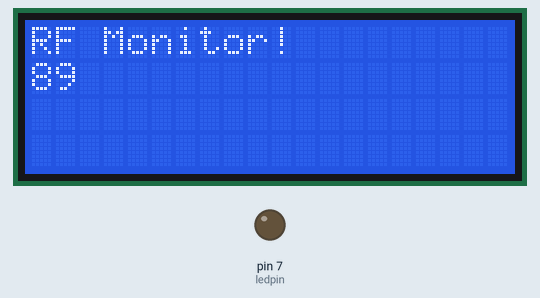
Bench run of a sketch on a simulated Arduino Uno, built with avr-gcc and run on an emulated ATmega328P. On the bench: 20×4 character LCD, output pins drawn as LEDs (lit = HIGH). What the sketch prints to the serial monitor is not drawn.

Above: at 0.25 s.
At 5.05 s:
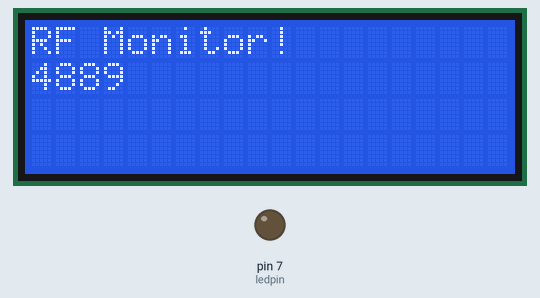
At 9.86 s:
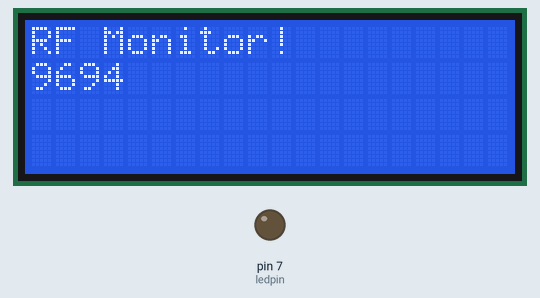
At 19.79 s:
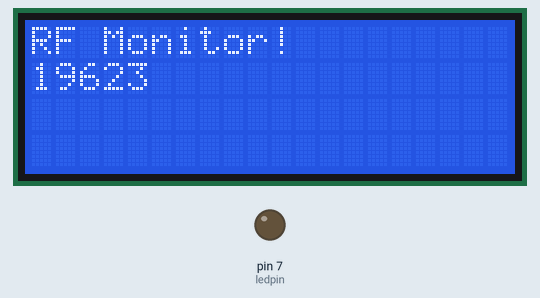
At 29.72 s:
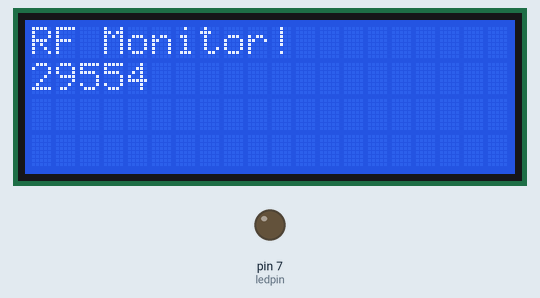
At 39.65 s:
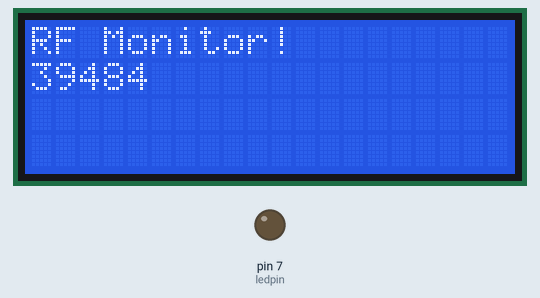

The sketch:

ping_server.ino
```cpp
/**
 * An Mirf example which copies back the data it recives.
 *
 * Arduino UNO Pins:
 * Hardware SPI:
 * MISO -> 12
 * MOSI -> 11
 * SCK -> 13
 *
  * Arduino MEGA 2560 use Pins:
 * Hardware SPI:
 * MISO -> 50
 * MOSI -> 51
 * SCK -> 52
 * Configurable:
 * CSN -> 7
* CE -> 8
 */
#include <Wire.h>
#include <LiquidCrystal_I2C.h>

LiquidCrystal_I2C lcd(0x27, 20, 4); // set the LCD address to 0x27 for a 16 chars and 2 line display


#include <SPI.h>
#include <Mirf.h>
#include <nRF24L01.h>
#include <MirfHardwareSpiDriver.h>
#define ledpin 7
byte recvdata ;

void setup() {
    //  pinMode(ledpin,OUTPUT) ;
  Serial.begin(9600);
  lcd.init();                      // initialize the lcd

  // Print a message to the LCD.
  lcd.backlight();
  lcd.print("RF Monitor!");
  /*
   * Set the SPI Driver.
   */


  Mirf.spi = &MirfHardwareSpi;
  /*
   * Setup pins / SPI.
   */

  Mirf.init();

  /*
   * Configure reciving address.
   */

  Mirf.setRADDR((byte *)"bruce");
   Mirf.setTADDR((byte *)"UNO");
  /*
   * Set the payload length to sizeof(unsigned long) the
   * return type of millis().
   *
   * NB: payload on client and server must be the same.
   */

 Mirf.payload =1;

  /*
   * Write channel and payload config then power up reciver.
   */

  Mirf.config();

  Serial.println("Listening...");
  pinMode(ledpin,OUTPUT) ;
}

void loop() {
    lcd.setCursor(0, 1) ;
     lcd.print("               ");
      lcd.setCursor(0, 1) ;
      lcd.print(millis()) ;

  //  Serial.println(millis()) ;
  /*
   * A buffer to store the data.
   */


  // byte data[Mirf.payload];
  //  Serial.println("now looping...");
  /*
   * If a packet has been recived.
   *
   * isSending also restores listening mode when it
   * transitions from true to false.
   */
Serial.println("Now waiting Get Data");
if (!Mirf.isSending() && Mirf.dataReady()) {
  //  if(Mirf.dataReady()){
   Serial.println("Get packet before");

    /*
     * Get load the packet into the buffer.
     */

       Mirf.getData(&recvdata);
   Serial.println("GOt packet after");

    /*
     * Set the send address.
     */
    lcd.setCursor(0, 2) ;
     lcd.print("               ");
      lcd.setCursor(0, 2) ;
      lcd.print(millis()) ;
    lcd.setCursor(0, 3) ;
     lcd.print("               ");
      lcd.setCursor(2, 3) ;
      lcd.print(recvdata) ;
      /*
    for (int i = 0 ; i < Mirf.payload; i++)
    {
      lcd.setCursor(2+(i)*4, 2) ;
      lcd.print(data[i],HEX) ;
   //   lcd.print((unsigned long)*data) ;   // use for unsign long
    }
    */

    //       delay(10);


  }
}

void messagecoming()
{

  digitalWrite(ledpin, HIGH) ;
  delay(3);
  digitalWrite(ledpin, LOW) ;
  delay(3);

}
```
